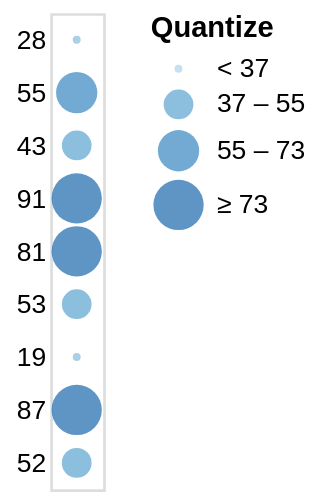

Here is the Vega-Lite specification saved for this chart:
### Vega specification from a JSON file in a GitHub repository (floating-point values rounded to 4 significant figures)
{"$schema": "https://vega.github.io/schema/vega/v5.json", "background": "white", "padding": 5, "width": 20, "style": "cell", "data": [{"name": "source_0", "values": [{"a": "A", "b": 28}, {"a": "B", "b": 55}, {"a": "C", "b": 43}, {"a": "D", "b": 91}, {"a": "E", "b": 81}, {"a": "F", "b": 53}, {"a": "G", "b": 19}, {"a": "H", "b": 87}, {"a": "I", "b": 52}]}, {"name": "data_0", "source": "source_0", "transform": [{"type": "filter", "expr": "isValid(datum[\"b\"]) && isFinite(+datum[\"b\"])"}]}], "signals": [{"name": "y_step", "value": 20}, {"name": "height", "update": "bandspace(domain('y').length, 1, 0.5) * y_step"}], "marks": [{"name": "marks", "type": "symbol", "style": ["circle"], "from": {"data": "data_0"}, "encode": {"update": {"opacity": {"value": 0.7}, "fill": {"scale": "color", "field": "b"}, "ariaRoleDescription": {"value": "circle"}, "description": {"signal": "\"b: \" + (isValid(datum[\"b\"]) ? datum[\"b\"] : \"\"+datum[\"b\"]) + \"; Quantize: \" + (format(datum[\"b\"], \"\"))"}, "x": {"signal": "width", "mult": 0.5}, "y": {"scale": "y", "field": "b"}, "size": {"scale": "size", "field": "b"}, "shape": {"value": "circle"}}}}], "scales": [{"name": "y", "type": "point", "domain": {"data": "data_0", "field": "b"}, "range": {"step": {"signal": "y_step"}}, "padding": 0.5}, {"name": "color", "type": "quantize", "domain": {"data": "data_0", "field": "b"}, "range": "ramp", "zero": true, "interpolate": "hcl"}, {"name": "size", "type": "quantize", "domain": {"data": "data_0", "field": "b"}, "range": {"signal": "sequence(9, 361 + (361 - 9) / (4 - 1), (361 - 9) / (4 - 1))"}, "zero": false}], "axes": [{"scale": "y", "orient": "left", "grid": false, "domain": false, "ticks": false, "zindex": 0}], "legends": [{"title": "Quantize", "fill": "color", "symbolType": "circle", "encode": {"symbols": {"update": {"opacity": {"value": 0.7}}}}, "size": "size"}]}
